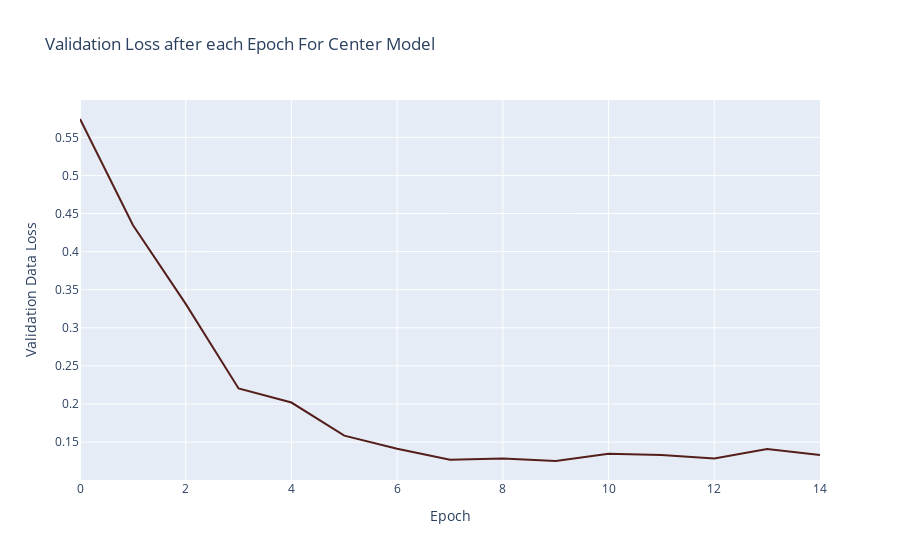

The notebook cell this image was saved under:
### Code cell
Cval_df = pd.DataFrame()
Cval_df["Validation Data Loss"] = val_lossC
Cval_df["Validation Data Accuracy"] = val_accC 
Cval_df["Epoch"] = range(len(val_lossC))

fig = px.line(Cval_df,x="Epoch", y="Validation Data Loss", title='Validation Loss after each Epoch For Center Model')
fig.update_traces(line_color='#541e1b')
fig.show()

### Figure 1 — Plotly figure (JSON) as saved in the notebook; plotly's stock layout.template omitted (floating-point values rounded to 4 significant figures)
{"data": [{"hovertemplate": "Epoch=%{x}<br>Validation Data Loss=%{y}<extra></extra>", "legendgroup": "", "line": {"color": "#541e1b", "dash": "solid"}, "marker": {"symbol": "circle"}, "mode": "lines", "name": "", "orientation": "v", "showlegend": false, "type": "scatter", "x": [0, 1, 2, 3, 4, 5, 6, 7, 8, 9, 10, 11, 12, 13, 14], "xaxis": "x", "y": [0.5741, 0.435, 0.3314, 0.2204, 0.2019, 0.1585, 0.1412, 0.1268, 0.1284, 0.1252, 0.1346, 0.1332, 0.1285, 0.1411, 0.1331], "yaxis": "y"}], "layout": {"legend": {"tracegroupgap": 0}, "title": {"text": "Validation Loss after each Epoch For Center Model"}, "xaxis": {"anchor": "y", "domain": [0, 1], "title": {"text": "Epoch"}}, "yaxis": {"anchor": "x", "domain": [0, 1], "title": {"text": "Validation Data Loss"}}}}
